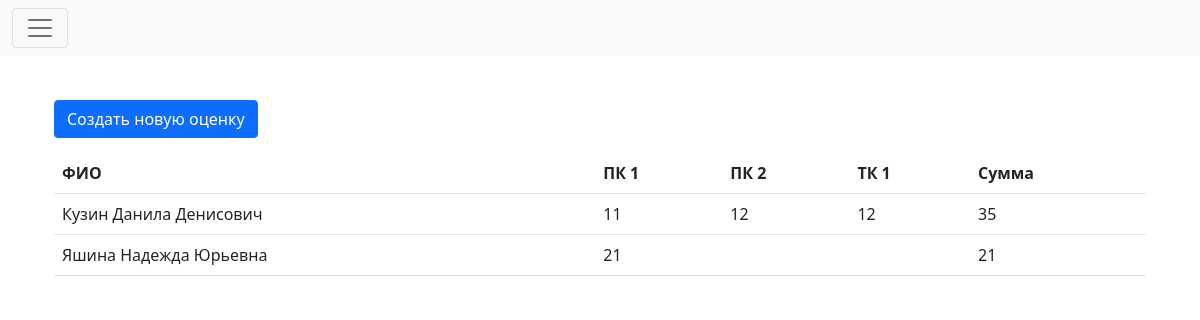
Page /marks/ on the committed database.
### mysite/models.py (models this page shows, shortened)
class Themes(models.Model):
    name = models.CharField('Название', max_length=225)
    class Meta:
        verbose_name = "Тема"
        verbose_name_plural = 'Темы'

class Users(models.Model):
    surname = models.CharField('Фамилия', max_length=225)
    name = models.CharField('Имя', max_length=225)
    second_name = models.CharField('Отчество', max_length=225)
    group = models.ForeignKey(Groups, on_delete=models.CASCADE, related_name='Group', verbose_name="Группа")
    email = models.EmailField('Почта', max_length=100, unique=True)
    password1 = models.CharField('Пароль1', max_length=100)
    password2 = models.CharField('Пароль2', max_length=100)
    class Meta:
        verbose_name = "Пользователь"
        verbose_name_plural = 'Пользователи'

class Marks(models.Model):
    user = models.ForeignKey(Users, on_delete=models.CASCADE, related_name='User', verbose_name="Студент")
    theme = models.ForeignKey(Themes, on_delete=models.CASCADE, related_name='Theme', verbose_name="Тема")
    mark = models.IntegerField('Оценка', null=True)
    class Meta:
        verbose_name = "Оценка"
        verbose_name_plural = 'Оценки'

class MaxStudentScore(models.Model):
    user = models.ForeignKey(Users, on_delete=models.CASCADE, related_name='UserScore', verbose_name="Студент", null=True)
    max_ball = models.IntegerField('Максимальный балл', null=True)
    class Meta:
        verbose_name = "Максимальная оценка"
        verbose_name_plural = 'Максимальные оценки'

### mysite/views.py (the view)
def marksList(request):
    themes_list = Themes.objects.all()
    marks_list = Marks.objects.all()
    students_list = Users.objects.all()
    max_score_list = MaxStudentScore.objects.all()
    context = {"marks_list": marks_list, "themes_list": themes_list, 'students_list': students_list,
               'max_score_list': max_score_list}
    return render(request, "marks/List.html", context)

### templates/marks/List.html
{% extends 'layout.html' %}
{% block content %}
    <div class="container">
        <a href="{% url 'marksCreate' %}" class="btn btn-primary">Создать новую оценку</a>
        <div class="row justify-content-center" style="margin-top: 15px">
            <div class="col-12">
                <table class="table table-hover ">
                    <tr>
                        <th>ФИО</th>
                        {% for themes in themes_list %}
                            <th>{{ themes.name }}</th>
                        {% endfor %}
                    <th>Сумма</th>
                    </tr>
                    {% for user in students_list %}
                        <tr>
                            <td>{{ user.surname }} {{ user.name }} {{ user.second_name }}</td>
                            {% for themes in themes_list %}
                                <td>{% for marks in marks_list %}
                                    {% if marks.user.id == user.id %}
                                        {% if marks.theme.id == themes.id %}
                                            {{ marks.mark }}
                                        {% endif %}
                                    {% endif %}
                                {% endfor %}
                                </td>
                            {% endfor %}
                        <td>{% for max_score in max_score_list %}
                            {% if max_score.user.id == user.id %}
                                {{ max_score.max_ball }}
                            {% endif %}
                        {% endfor %}
                        </td>
                        </tr>
                    {% endfor %}
                </table>
            </div>
        </div>
    </div>
{% endblock %}

### templates/layout.html (shortened to what this page needs)
{% load static %}
<!DOCTYPE html>
<html lang="ru">
<head>
    <link rel="stylesheet" href="{% static 'bootstrap-5.1.3-dist/css/bootstrap.min.css' %}">
</head>
<body>
<nav class="navbar navbar-light bg-light fixed-top">
    <div class="container-fluid">
        <button class="navbar-toggler" type="button" data-bs-toggle="offcanvas" data-bs-target="#offcanvasNavbar" aria-controls="offcanvasNavbar">
            <span class="navbar-toggler-icon"></span>
        </button>
    </div>
</nav>
<div class="container" style="margin-top: 100px">
    {% block content %}
    {% endblock content %}
</div>
</body>
</html>

### rows in the picture
Themes: name "ПК 1"
Themes: name "ПК 2"
Themes: name "ТК 1"
Users: surname "Кузин", name "Данила", second_name "Денисович"
Marks: mark "11"
Marks: mark "12"
Marks: mark "12"
MaxStudentScore: max_ball "35"
Users: surname "Яшина", name "Надежда", second_name "Юрьевна"
Marks: mark "21"
MaxStudentScore: max_ball "21"
